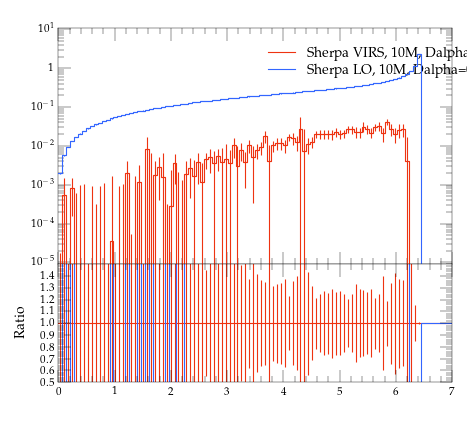

The script that saved this image:
#! /usr/bin/env python

# This Python script was auto-generated using YODA v2.0.0.
# Analysis object: /evtb/cutEg_t_pt
# Timestamp: 16-04-2024 (10:08:55)

import matplotlib as mpl
import matplotlib.pyplot as plt
mpl.use('Agg') # comment out for interactive use
import os
import numpy as np

plotDir = os.path.split(os.path.realpath(__file__))[0]
if 'YODA_USER_PLOT_PATH' in globals():
    plot_outdir = globals()['YODA_USER_PLOT_PATH']
else:
    plot_outdir = plotDir

#plot style
plt.style.use(os.path.join(plotDir, '../default.mplstyle'))
# plot metadata
figW, figH = plt.rcParams['figure.figsize']
ax_xLabel = r''
ax_yLabel = r''
ax_title  = r''
ax_xScale = 'linear'
ax_yScale = 'log'
xLims = (0.0, 7.0)
yLims = (9e-06, 11.0)

# TeX-friendly labels for the legend
labels = [ r"Sherpa VIRS, 10M, Dalpha=0.01", r"Sherpa LO, 10M, Dalpha=0.01" ]

# Create figure and axis objects
fig, (ax, ratio0_ax) = plt.subplots(2, 1, sharex=True,
                  figsize=(figW,figH), gridspec_kw={'height_ratios': (2, 1)})
ratio0_ax.yaxis.set_major_locator(mpl.ticker.MultipleLocator(0.1))
ratio0_ax.set_ylim(0.5, 1.4999)
ratio0_ax.set_ylabel('Ratio')

# LineColor map: curve index -> color
linecolors = {0: '#EE3311', 1: '#3366FF'}
# the numerical data is stored in a separate file
dataf = dict()
prefix = os.path.split(__file__)[0]
if prefix:    prefix = prefix + '/'
exec(open(prefix+'cutEg_t_pt__data.py').read(), dataf)


legend_handles = [] # keep track of handles for the legend

# style options for curves
# starts at zorder>=5 to draw curve on top of legend
styles = {
  'curve0': {
    'color' : linecolors[0],
    'linestyle' : '-',
    'marker' : 'o',
    'zorder' : 5,
    'histstyle' : True,
  },
  'curve1': {
    'color' : linecolors[1],
    'linestyle' : '-',
    'marker' : 'o',
    'zorder' : 6,
    'histstyle' : True,
  },
}
# curve from input yoda files in main panel
for label in dataf['yvals'].keys():
    if all(np.isnan(v) for v in dataf['yvals'][label]):
        continue
    tmp = None
    if styles[label]['histstyle']: # draw as histogram
        tmp, = ax.plot(dataf['xedges'], dataf['yedges'][label],
                       color=styles[label]['color'],
                       linestyle=styles[label]['linestyle'],
                       drawstyle='steps-pre', solid_joinstyle='miter',
                       zorder=styles[label]['zorder'], label=label)
        ax.errorbar(dataf['xpoints'], dataf['yvals'][label], color=styles[label]['color'],
                    xerr=dataf['xerrs'], yerr=[dataf['ydowns'][label], dataf['yups'][label]],
                    linestyle='none', zorder=styles[label]['zorder'])
    else: # draw as scatter
        tmp = ax.errorbar(dataf['xpoints'], dataf['yvals'][label],
                          xerr=dataf['xerrs'],
                          yerr=[ dataf['ydowns'][label],
                          dataf['yups'][label] ],
                          fmt=styles[label]['marker'],
                          ecolor=styles[label]['color'],
                          color=styles[label]['color'], zorder=2)
        tmp[-1][0].set_linestyle(styles[label]['linestyle'])
    legend_handles += [tmp]
    for varLabel in dataf['variation_yvals'].keys():
        if varLabel.startswith(label):
            tmp, = ax.plot(dataf['xedges'], dataf['variation_yvals'][varLabel],
                           color=styles[label]['color'],
                           linestyle=styles[label]['linestyle'],
                           drawstyle='steps-pre', solid_joinstyle='miter',
                           zorder=styles[label]['zorder'], alpha=0.5)


# plots on ratio panel
# curve from input yoda files in ratio panel
for label, yvals in dataf['ratio0_yvals'].items():
    if all(np.isnan(v) for v in yvals):
        continue
    if styles[label]['histstyle']: # plot as histogram
        ratio0_ax.plot(dataf['xedges'], yvals,
                       color=styles[label]['color'],
                       linestyle=styles[label]['linestyle'],
                       drawstyle='steps-pre', zorder=1,
                       solid_joinstyle='miter')
        ratio0_ax.vlines(dataf['xpoints'],
                         dataf['ratio0_ymin'][label],
                         dataf['ratio0_ymax'][label],
                         color=styles[label]['color'], zorder=1)
    else: # plot as scatter
        tmp = ratio0_ax.errorbar(dataf['xpoints'],
                                 yvals, xerr=dataf['xerrs'],
                                 yerr=dataf['ratio0_yerrs'][label],
                                 fmt=styles[label]['marker'],
                                 ecolor=styles[label]['color'],
                                 color=styles[label]['color'])
        tmp[-1][0].set_linestyle(styles[label]['linestyle'])

    for varlabel in dataf['ratio0_variation_vals'].keys():
        if varlabel.startswith(label):
            ratio0_ax.plot(dataf['xedges'],
                            dataf['ratio0_variation_vals'][varlabel],
                            color=styles[label]['color'],
                            linestyle=styles[label]['linestyle'],
                            drawstyle='steps-pre', solid_joinstyle='miter',
                            zorder=1, alpha=0.5)

legend_pos = (0.5, 0.97)
ax.legend(legend_handles, labels, loc='upper left', bbox_to_anchor=legend_pos)

# set plot metadata as defined above
ratio0_ax.set_xlabel(ax_xLabel)
ratio0_ax.xaxis.set_label_coords(1., -.15)
ax.set_ylabel(ax_yLabel, loc='top')
ax.set_title(ax_title, loc='left')
ax.set_xscale(ax_xScale)
ax.set_yscale(ax_yScale)
ax.set_xlim(xLims)
ax.set_ylim(yLims)

# tick formatting
plt.rcParams['xtick.top'] = True
plt.rcParams['ytick.right'] = True
ax.yaxis.set_major_locator(mpl.ticker.LogLocator(base=10.0, numticks=np.inf))
ax.yaxis.set_minor_locator(mpl.ticker.LogLocator(
                           base=10.0, subs=np.arange(0.1, 1, 0.1), numticks=np.inf))
fig.align_ylabels((ax, ratio0_ax))
plt.savefig(os.path.join(plot_outdir, 'cutEg_t_pt.pdf'), format='PDF')
plt.savefig(os.path.join(plot_outdir, 'cutEg_t_pt.png'), format='PNG')

plt.close(fig)
